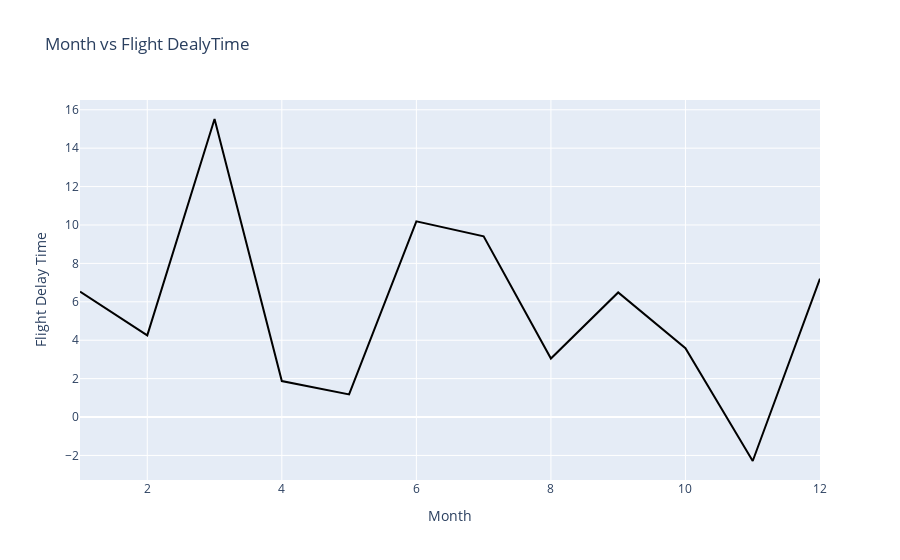

Here is the notebook cell this chart was saved with:
### Code cell
fig = go.Figure(go.Line (x=line_data['Month'],y=line_data['ArrDelay'],mode='lines',marker=dict(color='black')))
fig.update_layout(title='Month vs Flight DealyTime',xaxis_title='Month',yaxis_title='Flight Delay Time')
fig.show()

### Figure 1 — Plotly figure (JSON) as saved in the notebook; plotly's stock layout.template omitted (floating-point values rounded to 4 significant figures)
{"data": [{"marker": {"color": "black"}, "mode": "lines", "type": "scatter", "x": [1, 2, 3, 4, 5, 6, 7, 8, 9, 10, 11, 12], "y": [6.528, 4.25, 15.52, 1.872, 1.181, 10.19, 9.411, 3.044, 6.488, 3.586, -2.289, 7.206]}], "layout": {"title": {"text": "Month vs Flight DealyTime"}, "xaxis": {"title": {"text": "Month"}}, "yaxis": {"title": {"text": "Flight Delay Time"}}}}
